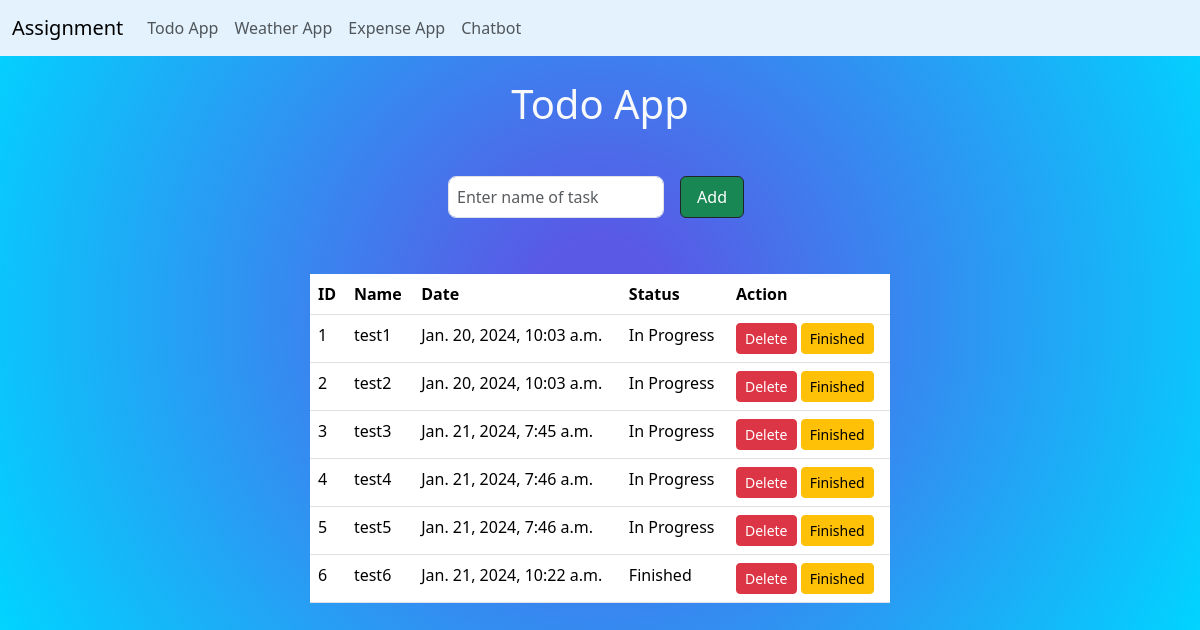
/todo/, run on the app's committed database.
### todo/models.py (models this page shows)
class TodoApp(models.Model):
    choice = (('In Progress','In Progress'),('Finished','Finished'))
    name = models.CharField(max_length=50)
    date = models.DateTimeField(auto_now_add=True)
    status = models.CharField(max_length=50, choices=choice, default='In Progress')

### todo/views.py (the view)
# urls.py: path('', views.todoView, name='todo'),
def todoView(request):
    data = TodoApp.objects.all()
    return render(request, 'todo/todo.html', {'tasks': data})

### templates/todo/todo.html (shortened to what this page needs)
{% extends "base.html" %}
{% block body %}
<h1 class="text-center text-light mt-4">Todo App</h1>
<div class="d-flex justify-content-center mt-5">
    <div style="width: 20rem;">
        <form action="{% url "add" %}" method="post" class="d-flex">
            <input class="rounded-3 p-2 ms-2 form-control" type="text" name="input"  placeholder="Enter name of task" required>
            <button class="btn btn-success mx-3 p-2 px-3 border-dark align-item-center" type="submit">Add</button>
        </form>
    </div>
</div>
<div class="row p-2 mt-5">
    <div class="col-sm-3"></div>
    <div class="col-sm-6">
        <table class="table table-hover">
            <thead>
                <tr>
                    <th>ID</th>
                    <th>Name</th>
                    <th>Date</th>
                    <th>Status</th>
                    <th>Action</th>
                </tr>
            </thead>
            <tbody>
                {% for t in tasks %}
                    <tr>
                        <td>{{forloop.counter}}</td>
                        <td>{{t.name}}</td>
                        <td>{{t.date}}</td>
                        <td>{{t.status}}</td>
                        <td>
                            <a href="delete/{{t.id}}/" class="btn btn-danger btn-sm" type="button">Delete</a>
                            <a href="finish/{{t.id}}/" class="btn btn-warning btn-sm" type="button">Finished</a>
                        </td>
                    </tr>
                {% endfor %}
            </tbody>
        </table>
    </div>
</div>
{% endblock  %}

### templates/base.html (shortened to what this page needs)
<!DOCTYPE html>
<html lang="en">
<head>
    <link href="https://cdn.jsdelivr.net/npm/bootstrap@5.3.2/dist/css/bootstrap.min.css" rel="stylesheet">
</head>
<body>
    <nav class="navbar navbar-expand-lg " style="background-color: #e3f2fd;">
        <div class="container-fluid">
          <a class="navbar-brand " href="#">Assignment</a>
          <div class="collapse navbar-collapse " id="navbarSupportedContent">
            <ul class="navbar-nav me-auto mb-2 mb-lg-0">
              <li class="nav-item">
                <a class="nav-link " href="{% url "todo" %}">Todo App</a>
              </li>
              <li class="nav-item" >
                <a class="nav-link" href="{% url "weather" %}">Weather App</a>
              </li>
              <li class="nav-item">
                <a class="nav-link " href="{% url "expense" %}">Expense App</a>
              </li>
              <li class="nav-item">
                <a class="nav-link " href="{% url "chatbot" %}">Chatbot</a>
              </li>
            </ul>
          </div>
        </div>
      </nav>
      {% block body %}{% endblock  %}
</body>
</html>

### templates/base.html (style rules this page uses)
body { background: rgb(89,89,230); background: radial-gradient(circle, rgba(89,89,230,1) 11%, rgba(0,212,255,1) 100%); }

### data on the page
TodoApp: name "test1", date "Jan. 20, 2024, 10:03 a.m.", status "In Progress"
TodoApp: name "test2", date "Jan. 20, 2024, 10:03 a.m.", status "In Progress"
TodoApp: name "test3", date "Jan. 21, 2024, 7:45 a.m.", status "In Progress"
TodoApp: name "test4", date "Jan. 21, 2024, 7:46 a.m.", status "In Progress"
TodoApp: name "test5", date "Jan. 21, 2024, 7:46 a.m.", status "In Progress"
TodoApp: name "test6", date "Jan. 21, 2024, 10:22 a.m.", status "Finished"
